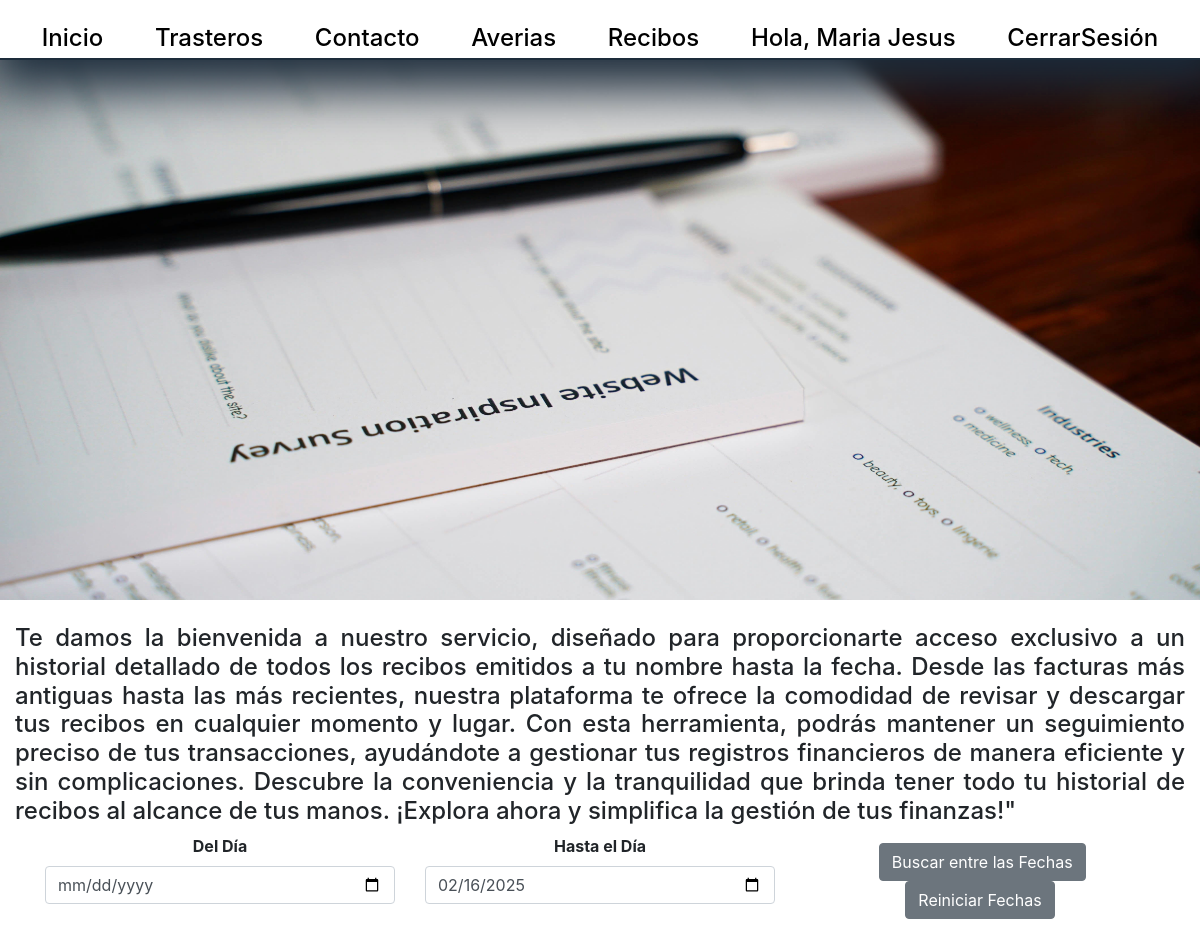
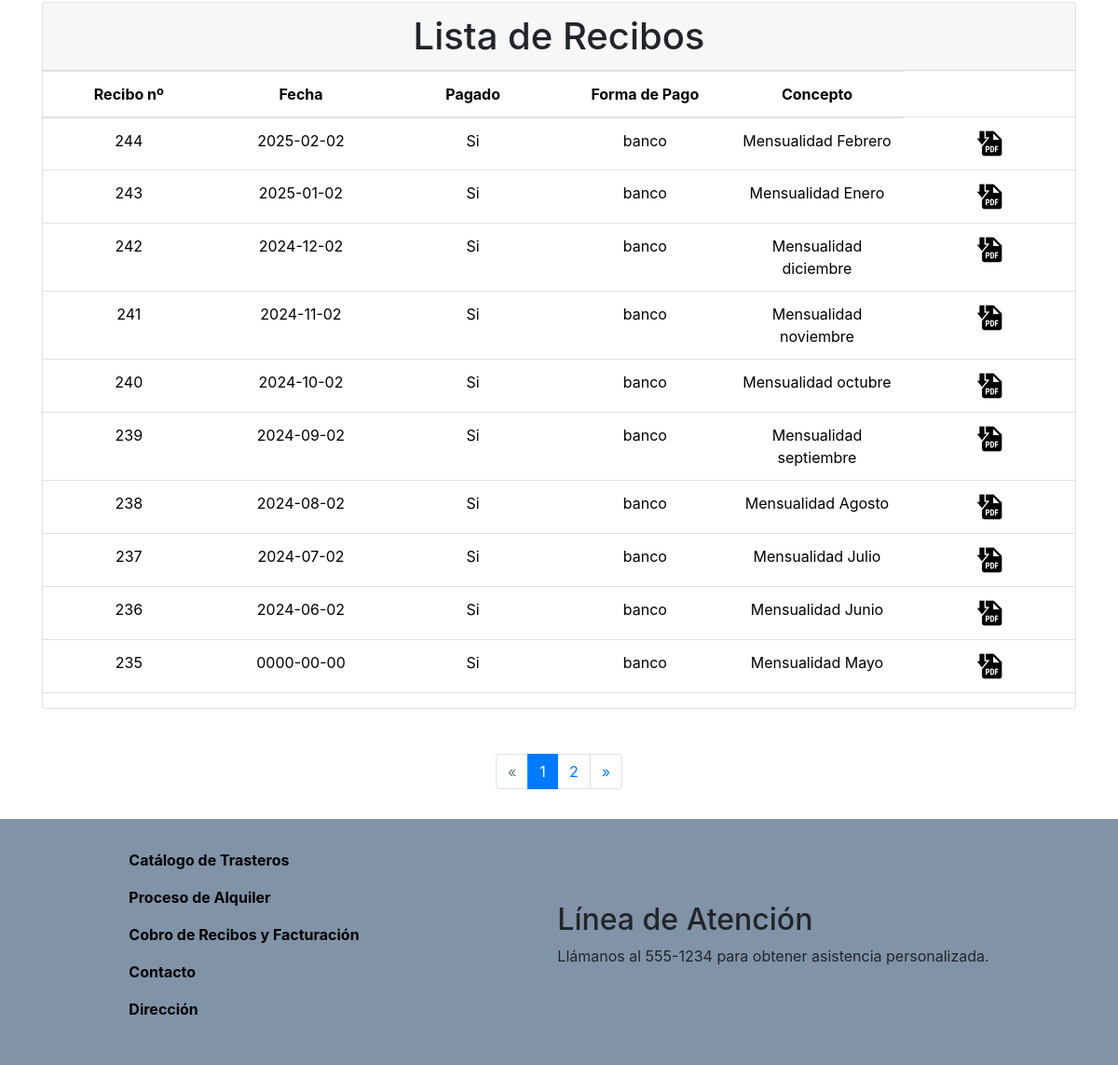
The page /app/vista/recibos/recibosLista.php?pagina=1&from_date=0&to_date=2025-02-16 (signed in) on the database its author committed (2 pictures, top to bottom).
### tables this page shows
CREATE TABLE `recibos` (
  `id_recibo` int(11) NOT NULL,
  `fecha` date DEFAULT NULL,
  `concepto` varchar(50) DEFAULT NULL,
  `pagado` tinyint(1) DEFAULT NULL,
  `formaPago` varchar(10) DEFAULT NULL,
  `user_id` int(11) DEFAULT NULL,
  `trastero_id` int(11) DEFAULT NULL
);

### config/conexion.php (called while the page is built, shortened)
<?php
class Conexion
{
    public function conectar()
    {
        try {
            $dsn = "mysql:host=" . HOST . ";dbname=" . BD;
            $conexion = new PDO($dsn, USER, PASS);
            $conexion->setAttribute(PDO::ATTR_ERRMODE, PDO::ERRMODE_EXCEPTION);
            return $conexion;
        } catch (PDOException $e) {
            echo "ERROR EN LA CONEXION: " . $e->getMessage();
            return null;
        }
    }
}
?>

### app/modelo/recibosModelo.php (called while the page is built, shortened)
<?php
class RecibosModelo
{
	private $db;
	public function __construct()
	{
		try {
			$this->db = new Conexion();
			$this->db->conectar();
		} catch (PDOException $e) {
			throw new Exception("Error al conectar con la base de datos: " . $e->getMessage());
		}
	}
	public function filasLista($id_usuario, $fechas)
	{
		$sql = "SELECT * FROM recibos WHERE $id_usuario $fechas";
		$conectar = $this->db->conectar();
		$consulta = $conectar->prepare($sql);
		$consulta->execute();
		$totalFilas = $consulta->rowCount();
		return $totalFilas;
	}
	public function getListaRecibos($paginaInicio, $filasxPagina, $id_usuario, $fechas)
	{
		$sql = "SELECT r.id_recibo, r.fecha, r.pagado, r.formaPago,r.concepto, u.nombre,u.apellido_1,u.apellido_2, r.trastero_id
			FROM recibos r
			INNER JOIN users u ON u.id_user = r.user_id
			INNER JOIN trasteros t ON t.id_trastero = r.trastero_id
			WHERE $id_usuario $fechas
			ORDER BY r.id_recibo DESC
			LIMIT $paginaInicio,$filasxPagina";
		$conectar = $this->db->conectar();
		$consulta = $conectar->prepare($sql);
		$consulta->execute();
		$recibos = $consulta->fetchAll(PDO::FETCH_ASSOC);
		return $recibos;
	}
}

### app/controlador/recibosControlador.php (called while the page is built, shortened)
<?php
class RecibosControlador
{
    public function listaRecibos($pagina, $id_usuario, $fechas)
    {
        require_once "../../../config/conexion.php";
        require_once "../../modelo/recibosModelo.php";
        $recibos = new RecibosModelo();
        $totalRecibos = $recibos->filasLista($id_usuario, $fechas);
        $filasPorPagina = 10;
        $paginaInicio = ($pagina - 1) * $filasPorPagina;
        $listaRecibos = $recibos->getListaRecibos($paginaInicio, $filasPorPagina, $id_usuario, $fechas);
        require_once "recibosLista.php";
        return $listaRecibos;
    }
    public function numeroPaginas($id_usuario, $fechas)
    {
        $filasxPagina = 10;
        $recibo = new RecibosModelo();
        $totalRecibos = $recibo->filasLista($id_usuario, $fechas);
        $totalPaginas = ($totalRecibos > 0) ? ceil($totalRecibos / $filasxPagina) : 1;
        return $totalPaginas;
    }
}

### app/vista/recibos/recibosLista.php (the view, shortened to what this page needs)
<?php
require('../layouts/header.php');
require_once('../../controlador/recibosControlador.php');
$recibos = new RecibosControlador();
$pagina = isset($_GET['pagina']) ? $_GET['pagina'] : 1;
if (isset($_SESSION['id_user']) && $_SESSION['rol'] != 1) {
    $id_usuario = 'user_id=' . $_SESSION['id_user'];
} else {
    $id_usuario = 1;
}
$fDate = 0;
$tDate = date('Y-m-d');
$fechas = '';
if (isset($_GET['from_date']) && isset($_GET['to_date'])) {
    $fDate = $_GET['from_date'];
    $tDate = $_GET['to_date'];
    $fechas = 'AND fecha BETWEEN ' . "'" . $fDate . "'" . ' AND ' . "'" . $tDate . "'";
}
$previo = ($pagina - 1);
$siguiente = ($pagina + 1);
$fila = $recibos->listaRecibos($pagina, $id_usuario, $fechas);
$totalPaginas = $recibos->numeroPaginas($id_usuario, $fechas);
?>
<img id="papeles" src="../../../public/multimedia/img/papeles.jpg" alt="papeles">
<div class="containertext-center mb-5 col-md-12">
<p class="h4 mt-4 text-justify">Te damos la bienvenida a nuestro servicio, diseñado para proporcionarte
                acceso exclusivo a un historial detallado de todos los recibos emitidos a tu nombre hasta la fecha.
                Desde las facturas más antiguas hasta las más recientes, nuestra plataforma te ofrece la comodidad de
                revisar y descargar tus recibos en cualquier momento y lugar. Con esta herramienta, podrás mantener un
                seguimiento preciso de tus transacciones, ayudándote a gestionar tus registros financieros de manera
                eficiente y sin complicaciones. Descubre la conveniencia y la tranquilidad que brinda tener todo tu
                historial de recibos al alcance de tus manos. ¡Explora ahora y simplifica la gestión de tus finanzas!"
            </p>
<div class="col-md-12">
    <div class="container mt-1 ">
        <form action="" method="get" name="fechas">
            <div class="row align-items-center text-center justify-content-center">
                <div class="col-md-4">
                    <label for=""><b>Del Día</b></label>
                    <input type="date" name="from_date" value="<?php if (isset($_GET['from_date'])) {
                        echo $_GET['from_date'];
                    }else{echo date('Y-m-d');} ?>" class="form-control mb-4" id="from_date">
                </div>
                <div class="col-md-4">
                    <label for=""><b>Hasta el Día</b></label>
                    <input type="date" name="to_date" value="<?php if (isset($_GET['to_date'])) {
                        echo $_GET['to_date'];
                    }else{echo date('Y-m-d');}  ?>" class="form-control mb-4" id="to_date">
                </div>
                <div class="col-md-4">
                    <button type="submit" class="btn btn-secondary ">Buscar entre las Fechas</button>
                    <button type="button" class="btn btn-secondary
            " onclick="borrarFechas()">Reiniciar Fechas</button>
                </div>
            </div>
        </form>
        <div class="card" id="tablaRecibos">
            <div class="card-header h1 text-center">
                Lista de Recibos
            </div>
            <div class="p-0">
                <table class="table text-center" id="tablaRecibos">
                    <thead>
                        <tr>
                            <th scope="col" class="col-2">Recibo nº</th>
                            <th scope="col" class="col-2">Fecha</th>
                            <th scope="col" class="col-2">Pagado</th>
                            <th scope="col" class="col-2">Forma de Pago</th>
                            <th scope="col" class="col-2">Concepto</th>
                        </tr>
                    </thead>
                    <tbody>
                        <?php foreach ($fila as $recibo) { ?>
                            <tr>
                                <td scope="col"><?php echo $recibo['id_recibo'] ?></td>
                                <td><?php echo $recibo['fecha'] ?></td>
                                <td><?php echo ($recibo['pagado'] == 1 ? 'Si' : 'No') ?></td>
                                <td><?php echo $recibo['formaPago'] ?></td>
                                <td><?php echo $recibo['concepto'] ?></td>
                                <td>
                                    <a href="generarPDF.php?id=<?php echo $recibo['id_recibo'] ?> "><img class="pdf"
                                            src="../../../public/multimedia/img/pdf.ico" alt="pdf"></a>
                                </td>
                            </tr>
                        <?php } ?>
                    </tbody>
                </table>
            </div>
        </div>
    </div>
</div>
</div>
<nav aria-label="Page navigation example">
    <ul class="pagination justify-content-center mt-5">
        <?php if ($pagina > 1): ?>
            <li class="page-item">
                <a class="page-link" href="usuariosLista.php?pagina=<?= $previo; ?>" aria-label="Previous">
                    <span aria-hidden="true">&laquo;</span>
                </a>
            </li>
        <?php else: ?>
            <li class="page-item disabled">
                <span class="page-link" aria-label="Previous">
                    <span aria-hidden="true">&laquo;</span>
                </span>
            </li>
        <?php endif; ?>
        <?php for ($i = 1; $i <= $totalPaginas; $i++): ?>
            <li class="page-item <?php echo $pagina == $i ? 'active' : '' ?>"><a class="page-link"
                    href="recibosLista.php?pagina=<?php echo $i; ?>&from_date=<?php echo $fDate; ?>&to_date=<?php echo $tDate; ?>"><?php echo $i; ?></a>
            </li>
        <?php endfor ?>
        <?php if ($pagina < $totalPaginas): ?>
            <li class="page-item ">
                <a class="page-link" href="recibosLista.php?pagina=<?= $siguiente; ?>" aria-label="Next">
                    <span aria-hidden="true">&raquo;</span>
                </a>
            </li>
        <?php endif; ?>
    </ul>
</nav>
<?php require('../layouts/footer.php'); ?>

### public/css/estilos.css (style rules this page uses)
:root { --altura_header: 60px; --size_h3: 1.75rem; --size_h2: 2.5rem; --size_h1: 3.5rem; --color_blanco: #ffffff; --color_brand: #a9b1c3; --color_mid: #8193a7; --color_dark: #1d2c3b; --color_ligth: #e3e3f1; --box-shadow: 6px 6px 10px #746d6d7e; }
* { margin: 0; padding: 0; box-sizing: border-box; }
a { text-decoration: none; }
ol,ul { list-style: none; }
#papeles { width: 100%; height: 75vh; }

### rows shown on the page
recibos: id_recibo "244", fecha "2025-02-02", pagado "Si", formaPago "banco", concepto "Mensualidad Febrero"
recibos: id_recibo "243", fecha "2025-01-02", pagado "Si", formaPago "banco", concepto "Mensualidad Enero"
recibos: id_recibo "242", fecha "2024-12-02", pagado "Si", formaPago "banco", concepto "Mensualidad diciembre"
recibos: id_recibo "241", fecha "2024-11-02", pagado "Si", formaPago "banco", concepto "Mensualidad noviembre"
recibos: id_recibo "240", fecha "2024-10-02", pagado "Si", formaPago "banco", concepto "Mensualidad octubre"
recibos: id_recibo "239", fecha "2024-09-02", pagado "Si", formaPago "banco", concepto "Mensualidad septiembre"
recibos: id_recibo "238", fecha "2024-08-02", pagado "Si", formaPago "banco", concepto "Mensualidad Agosto"
recibos: id_recibo "237", fecha "2024-07-02", pagado "Si", formaPago "banco", concepto "Mensualidad Julio"
recibos: id_recibo "236", fecha "2024-06-02", pagado "Si", formaPago "banco", concepto "Mensualidad Junio"
recibos: id_recibo "235", fecha "0000-00-00", pagado "Si", formaPago "banco", concepto "Mensualidad Mayo"

### other values the page prints
$_SESSION['usuario'] "Maria Jesus"
